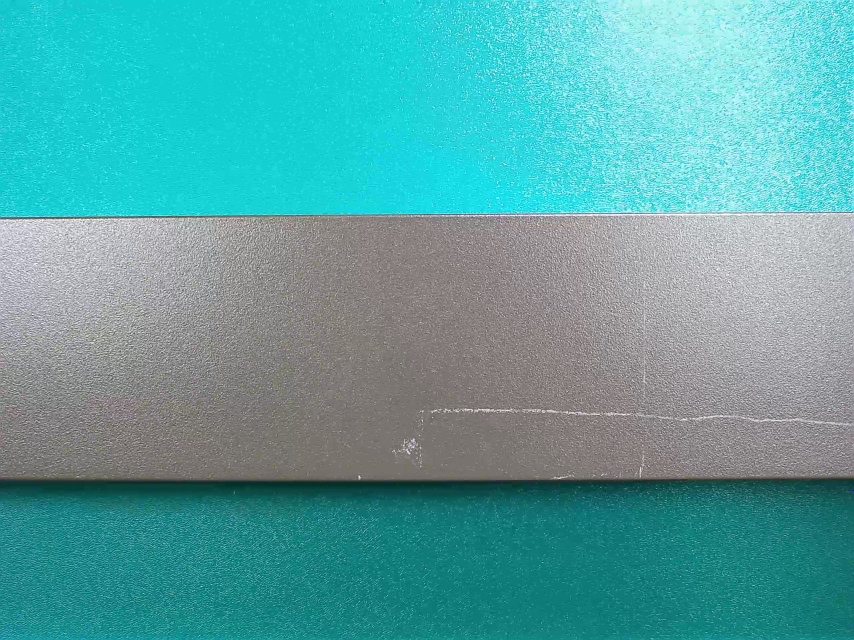
#> input picture detect.jpg, 2560 x 1920 px (shown at 1/3 size); its folder holds only this picture in this run
$ python -i Detections_3.py   (imports and definitions only)   (older library calls are emulated)
#> lines starting #> are read from the running program, lines starting #| are printed output that depends on the picture; after the words box and inside, x2 and y2 are one past the last pixel; in counts of white or black regions, pixels touching at a corner belong together
from PIL import Image
import cv2
import numpy as np
from scipy import ndimage
import os
import time

def img_divide(img):

    HSV=cv2.cvtColor(img,cv2.COLOR_BGR2HSV)
    color = [
            ([35, 43,46], [155, 255, 255])  # 蓝色范围，根据测试图的总体颜色，选择用蓝色作为背景与工件的区分
            ]
    for (lower, upper) in color:

        lower_co = np.array(lower, dtype="uint8")
        upper_co = np.array(upper, dtype="uint8")
        # 根据阈值找到对应颜色
        mask = cv2.inRange(HSV, lower_co, upper_co)    #查找处于范围区间的
        mask = 255-mask #留下工件区域
        contours, hierarchy = cv2.findContours(mask, cv2.RETR_EXTERNAL, cv2.CHAIN_APPROX_SIMPLE)
        return contours

# [130 lines left out: functions img_cut, contour_area, averange_color, change_color, log_transformation, component and 3 more, not called in this run]


time_start=time.clock()
path = 'img/test/'
# [1 line that did not run here, left out]
i=1
j=1
z=1
# [119 lines not run here, left out]
time_end=time.clock()
# [2 lines not run here, left out]

>>> import cv2
>>> picture = cv2.imread('detect.jpg')
#> picture is the input picture: shape (1920, 2560, 3); mean B, G, R 163.6, 162.9, 87.9
>>> result = img_divide(picture)
#> in img_divide, `HSV=cv2.cvtColor(img,cv2.COLOR_BGR2HSV)`: HSV: shape (1920, 2560, 3); mean H, S, V 84, 119.7, 166.2
#> the loop in img_divide, `for (lower, upper) in color: ` made 1 pass
#> pass 1, in img_divide, `mask = cv2.inRange(HSV, lower_co, upper_co)`:
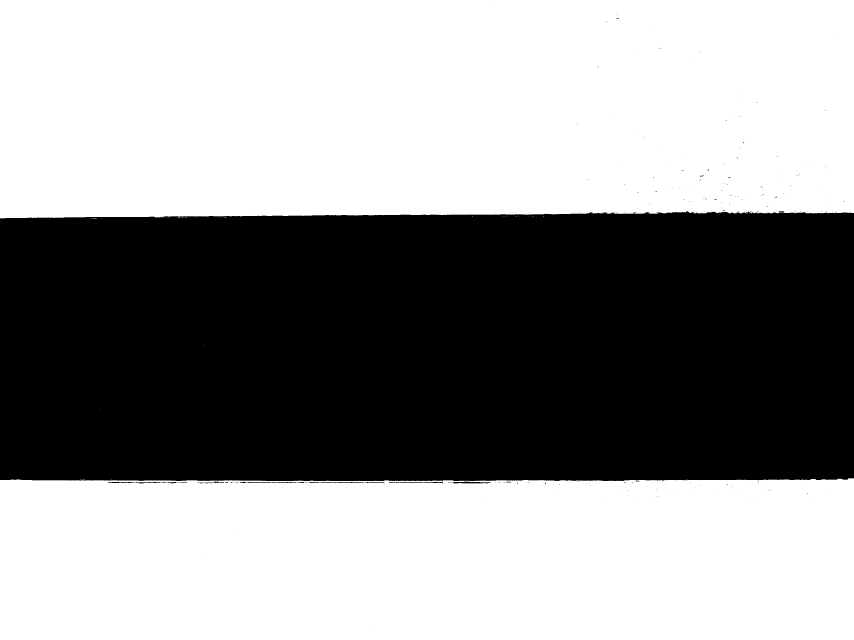
#> mask: shape (1920, 2560) (shown at 1/3 size); 58.5% white; 202 black regions (192 under 20 px), largest, box (x1, y1, x2, y2) and area: (0, 634, 2560, 1445) 2039051, (324, 1445, 560, 1450) 497, (926, 1445, 1153, 1450) 442
#> result = 202 contours, 194 with area under 20; largest, box (x1, y1, x2, y2) and area: (0, 634, 2560, 1445) 2035752, (1344, 1445, 1472, 1450) 296, (324, 1445, 560, 1450) 258, (926, 1445, 1153, 1450) 212, (720, 1445, 912, 1449) 188, (1167, 1445, 1329, 1450) 178, (641, 1445, 672, 1449) 44, (592, 1446, 638, 1450) 21
